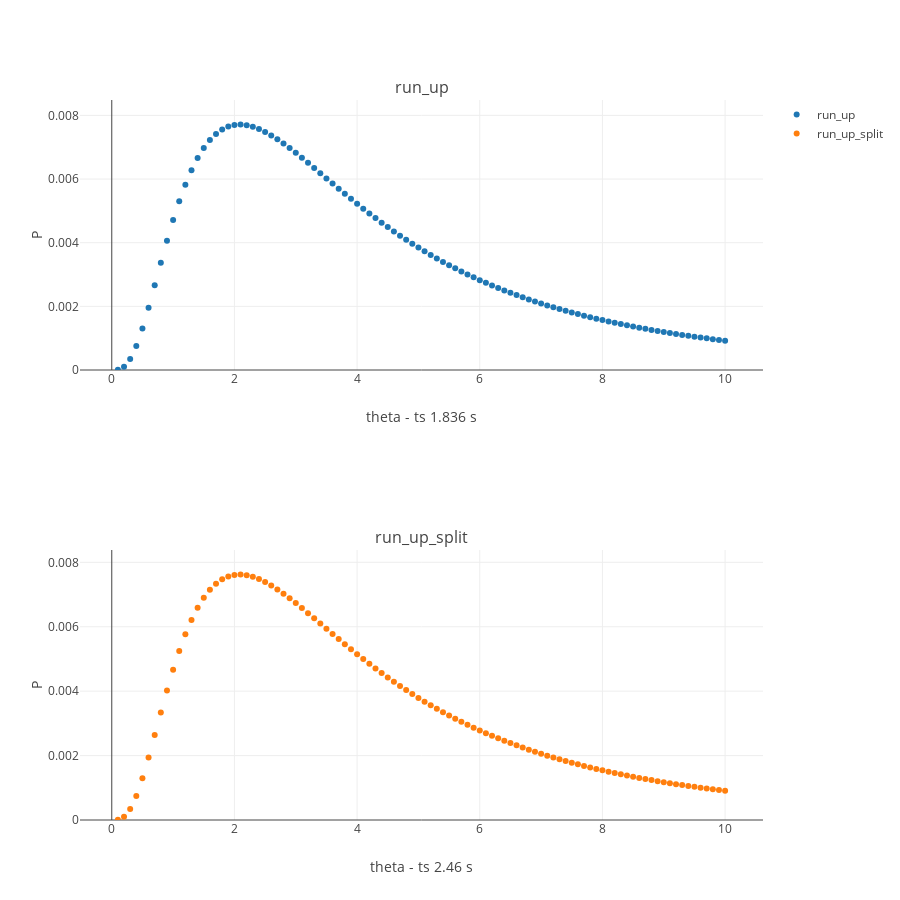

The notebook cell saved with this chart:
### Markdown cell above
### Theta

Probability of the data under varying values of _Theta_.

### Code cell
from structure_tools.Coalesce_plots import plot_rec_InfSites

from plotly import tools

func_names= ['run_up','run_up_split']
funcs= [runUp_balance,
        run_unique_combine
       ]

range_theta= np.linspace(.1,10,100)

plot_rec_InfSites(point_up,root_lib,funcs,func_names,range_theta,height= 900)
